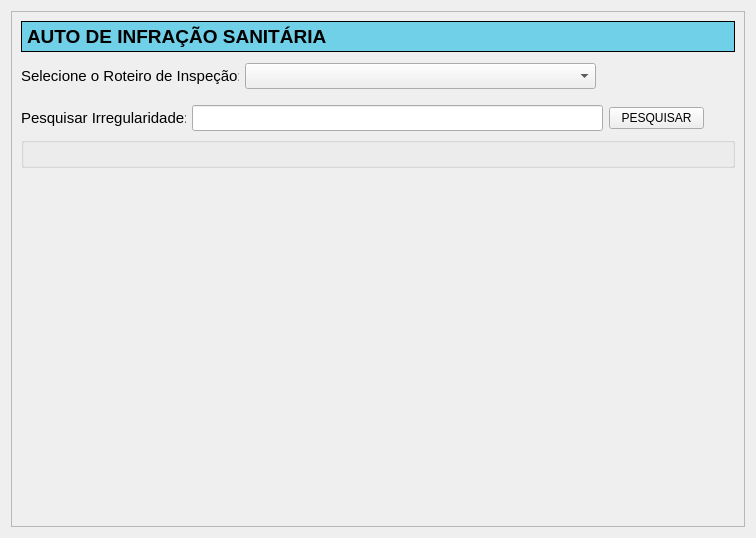
<?xml version="1.0" encoding="UTF-8"?>
<ui version="4.0">
 <class>AutodeInfracao</class>
 <widget class="QWidget" name="AutodeInfracao">
  <property name="geometry">
   <rect>
    <x>0</x>
    <y>0</y>
    <width>756</width>
    <height>538</height>
   </rect>
  </property>
  <property name="windowTitle">
   <string>Form</string>
  </property>
  <layout class="QVBoxLayout" name="verticalLayout_2">
   <item>
    <widget class="QScrollArea" name="scrollArea">
     <property name="widgetResizable">
      <bool>true</bool>
     </property>
     <widget class="QWidget" name="scrollAreaWidgetContents">
      <property name="geometry">
       <rect>
        <x>0</x>
        <y>0</y>
        <width>736</width>
        <height>518</height>
       </rect>
      </property>
      <layout class="QVBoxLayout" name="verticalLayout">
       <item>
        <widget class="QLabel" name="label">
         <property name="minimumSize">
          <size>
           <width>0</width>
           <height>31</height>
          </size>
         </property>
         <property name="styleSheet">
          <string notr="true">QLabel {
border: 1px solid black;
background-color: rgb(112,208,232);
font-weight: bold;
font-size: 14pt;
}</string>
         </property>
         <property name="text">
          <string>AUTO DE INFRAÇÃO SANITÁRIA</string>
         </property>
        </widget>
       </item>
       <item>
        <spacer name="verticalSpacer_3">
         <property name="orientation">
          <enum>Qt::Vertical</enum>
         </property>
         <property name="sizeType">
          <enum>QSizePolicy::Fixed</enum>
         </property>
         <property name="sizeHint" stdset="0">
          <size>
           <width>20</width>
           <height>5</height>
          </size>
         </property>
        </spacer>
       </item>
       <item>
        <layout class="QHBoxLayout" name="horizontalLayout">
         <item>
          <widget class="QLabel" name="label_2">
           <property name="minimumSize">
            <size>
             <width>218</width>
             <height>21</height>
            </size>
           </property>
           <property name="maximumSize">
            <size>
             <width>218</width>
             <height>21</height>
            </size>
           </property>
           <property name="font">
            <font>
             <pointsize>11</pointsize>
            </font>
           </property>
           <property name="text">
            <string>Selecione o Roteiro de Inspeção:</string>
           </property>
          </widget>
         </item>
         <item>
          <widget class="QComboBox" name="comboBoxRoteiroInspecao">
           <property name="minimumSize">
            <size>
             <width>351</width>
             <height>0</height>
            </size>
           </property>
           <property name="maximumSize">
            <size>
             <width>351</width>
             <height>16777215</height>
            </size>
           </property>
           <property name="font">
            <font>
             <pointsize>11</pointsize>
            </font>
           </property>
          </widget>
         </item>
         <item>
          <spacer name="horizontalSpacer">
           <property name="orientation">
            <enum>Qt::Horizontal</enum>
           </property>
           <property name="sizeHint" stdset="0">
            <size>
             <width>40</width>
             <height>20</height>
            </size>
           </property>
          </spacer>
         </item>
        </layout>
       </item>
       <item>
        <spacer name="verticalSpacer_2">
         <property name="orientation">
          <enum>Qt::Vertical</enum>
         </property>
         <property name="sizeType">
          <enum>QSizePolicy::Fixed</enum>
         </property>
         <property name="sizeHint" stdset="0">
          <size>
           <width>20</width>
           <height>10</height>
          </size>
         </property>
        </spacer>
       </item>
       <item>
        <layout class="QHBoxLayout" name="horizontalLayout_2">
         <item>
          <widget class="QLabel" name="label_3">
           <property name="minimumSize">
            <size>
             <width>165</width>
             <height>18</height>
            </size>
           </property>
           <property name="maximumSize">
            <size>
             <width>165</width>
             <height>18</height>
            </size>
           </property>
           <property name="font">
            <font>
             <pointsize>11</pointsize>
            </font>
           </property>
           <property name="text">
            <string>Pesquisar Irregularidade:</string>
           </property>
          </widget>
         </item>
         <item>
          <widget class="QLineEdit" name="pesquisarIrregLineEdit">
           <property name="minimumSize">
            <size>
             <width>411</width>
             <height>0</height>
            </size>
           </property>
           <property name="maximumSize">
            <size>
             <width>411</width>
             <height>16777215</height>
            </size>
           </property>
           <property name="font">
            <font>
             <pointsize>11</pointsize>
            </font>
           </property>
          </widget>
         </item>
         <item>
          <widget class="QPushButton" name="pesquisarIrregPushButton">
           <property name="minimumSize">
            <size>
             <width>95</width>
             <height>0</height>
            </size>
           </property>
           <property name="text">
            <string>PESQUISAR</string>
           </property>
           <property name="icon">
            <iconset resource="resources.qrc">
             <normaloff>:/imagens/search.png</normaloff>:/imagens/search.png</iconset>
           </property>
           <property name="autoExclusive">
            <bool>false</bool>
           </property>
           <property name="autoDefault">
            <bool>false</bool>
           </property>
           <property name="default">
            <bool>false</bool>
           </property>
           <property name="flat">
            <bool>false</bool>
           </property>
          </widget>
         </item>
         <item>
          <spacer name="horizontalSpacer_2">
           <property name="orientation">
            <enum>Qt::Horizontal</enum>
           </property>
           <property name="sizeHint" stdset="0">
            <size>
             <width>40</width>
             <height>20</height>
            </size>
           </property>
          </spacer>
         </item>
        </layout>
       </item>
       <item>
        <widget class="QGroupBox" name="groupBoxIrreg">
         <property name="title">
          <string/>
         </property>
        </widget>
       </item>
       <item>
        <spacer name="verticalSpacer_4">
         <property name="orientation">
          <enum>Qt::Vertical</enum>
         </property>
         <property name="sizeType">
          <enum>QSizePolicy::Expanding</enum>
         </property>
         <property name="sizeHint" stdset="0">
          <size>
           <width>20</width>
           <height>5</height>
          </size>
         </property>
        </spacer>
       </item>
      </layout>
     </widget>
    </widget>
   </item>
  </layout>
 </widget>
 <resources>
  <include location="resources.qrc"/>
 </resources>
 <connections/>
</ui>
